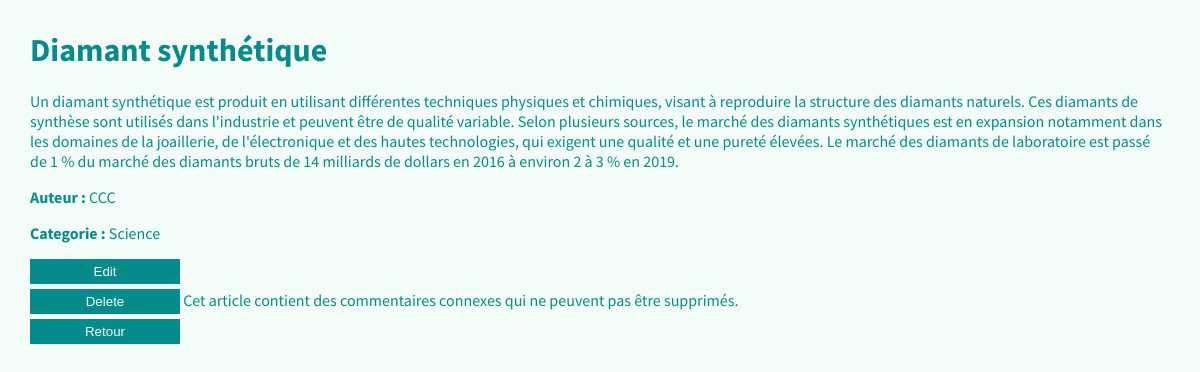
/article-show.php?id=3, run on the app's committed database.
### tables this page shows
CREATE TABLE IF NOT EXISTS `article` (
  `id` INT NOT NULL AUTO_INCREMENT,
  `titre` VARCHAR(45) NOT NULL,
  `text` TEXT(1000) NOT NULL,
  `auteur_id` INT NOT NULL,
  `categorie_id` INT NOT NULL,
  PRIMARY KEY (`id`),
  INDEX `fk_article_auteur_idx` (`auteur_id` ASC) ,
  INDEX `fk_article_categorie_idx` (`categorie_id` ASC) ,
  CONSTRAINT `fk_article_auteur`
    FOREIGN KEY (`auteur_id`)
    REFERENCES `utilisateur` (`id`)
    ON DELETE NO ACTION
    ON UPDATE NO ACTION,
  CONSTRAINT `fk_article_categorie`
    FOREIGN KEY (`categorie_id`)
    REFERENCES `categorie` (`id`)
    ON DELETE NO ACTION
    ON UPDATE NO ACTION);

CREATE TABLE IF NOT EXISTS `utilisateur` (
  `id` INT NOT NULL AUTO_INCREMENT,
  `nom` VARCHAR(45) NOT NULL,
  `email` VARCHAR(45) NOT NULL,
  PRIMARY KEY (`id`),
  UNIQUE INDEX `email_UNIQUE` (`email` ASC));

CREATE TABLE IF NOT EXISTS `categorie` (
  `id` INT NOT NULL AUTO_INCREMENT,
  `categorie` VARCHAR(45) NOT NULL,
  PRIMARY KEY (`id`));

### class/CRUD.php (called while the page is built, shortened)
<?php
class CRUD extends PDO {
    public function selectId($table, $value, $field = 'id'){
        $sql = "SELECT * FROM $table WHERE $field = '$value'";
        $stmt = $this->query($sql);
        $count = $stmt->rowCount();
        if($count == 1){
            return $stmt->fetch();
        }else{
            header('location: index.php');
        }
    }
    public function ilYaComments($articleId){
        $sql = "SELECT COUNT(*) FROM commentaire WHERE article_id = :articleId";
        $stmt = $this->prepare($sql);
        $stmt->bindValue(":articleId", $articleId);
        $stmt->execute();
        $count = $stmt->fetchColumn();
        return ($count > 0);
    }
}
?>

### article-show.php (the view, shortened to what this page needs)
<?php
if(isset($_GET['id']) && $_GET['id']!=null ){
    $id= $_GET['id'];
    require_once('class/CRUD.php');
    $crud = new CRUD;
    $article = $crud->selectId('article', $id);
    extract($article);
    $categorie = $crud->selectId('categorie', $categorie_id);
    $categorie_nom = $categorie['categorie'];
    $auteur = $crud->selectId('utilisateur', $auteur_id);
    $auteur_nom = $auteur['nom'];
}else{
    header('location:index.php');
}
?>
<!DOCTYPE html>
<html lang="en">
<head>
    <link rel="stylesheet" href="css/styles.css">
</head>
<body>
    <h1><?= $titre; ?></h1>
    <p><?= $text; ?></p>
    <p><strong>Auteur : </strong><?= $auteur_nom; ?></p>
    <p><strong>Categorie : </strong><?= $categorie_nom; ?></p>
    <button><a href="article-edit.php?id=<?= $id; ?>">Edit</a></button>
    <form action="article-delete.php" method="post">
        <button type="submit" name="delete">Delete</button>
        <?php
        if ($crud->ilYaComments($id)) {
            echo "Cet article contient des commentaires connexes qui ne peuvent pas être supprimés.";
        }
        ?>
    </form>
    <button><a href="index.php">Retour</a></button>
</body>
</html>

### css/styles.css (style rules this page uses)
* { box-sizing: border-box; }
body { font-family: 'Source Sans Pro', sans-serif; background-color: rgb(244, 252, 247); color: rgb(5, 139, 139); margin: 30px; }
button, input[type=submit] { padding: 10px; background-color: rgb(5, 139, 139); color: rgb(244, 252, 247); border: 0; }
a { text-decoration: none; background-color: rgb(5, 139, 139); color: rgb(244, 252, 247); padding: 5px; }
button, select { width: 150px; padding: 5px; text-align: center; }
button { margin-bottom: 5px; }

### data on the page
article: titre "Diamant synthétique", text "Un diamant synthétique est produit en utilisant différentes techniques physiques et chimiques, visant à reproduire la structure des diamants naturels. Ces diamants de synthèse sont utilisés dans l'industrie et peuvent être de qualité variable. Selon plusieurs sources, le marché des diamants synthétiques est en expansion notamment dans les domaines de la joaillerie, de l'électronique et des hautes technologies, qui exigent une qualité et une pureté élevées. Le marché des diamants de laboratoire est passé de 1 % du marché des diamants bruts de 14 milliards de dollars en 2016 à environ 2 à 3 % en 2019."
utilisateur: nom "CCC"
categorie: categorie "Science"
